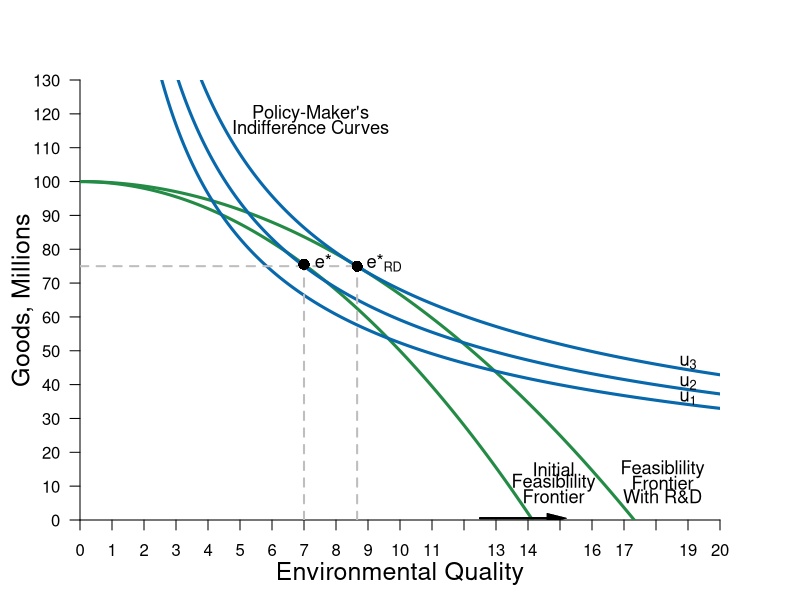

The R script that drew this image:
#Graph Designer: Simon Halliday
#Authors: Bowles, Foley and Halliday
#Title: Coordination, Conflict and Competition: A Text in Microeconomics

library(shape)
pdf(file = "/Users/rileyboeth/Library/Mobile Documents/com~apple~CloudDocs/bfh textbook - backup/figure3_12.pdf", width = 8, height = 8)

#Set parameters for graphics
axislabelsize <- 1.5
labelsize <- 1.1
graphlinewidth <- 3
segmentlinewidth <- 2

COL <- c("#7fc97f", "#beaed4", "#fdc086", "#ffff99", "#386cb0", "#f0027f", "#bf5b17", "#666666")
COLA <- c("#e0f3db", "#99d8c9","#66c2a4","#41ae76", "#238b45", "#005824")
COLB <- c("#4eb3d3", "#2b8cbe", "#0868ac","#084081")

#Edited the margins to cater for the larger LHS labels
par(mar =  c(4, 4, 4, 4))

#Feasibility frontier equation and new feasbility frontier equation with R&D

ppf <- function(x, y) {
  100-((x^2)/2)
}

ppf_rd <- function(x, y) {
  100-((x^2)/3)
}

#change alpha to .4

uFn <- function(x, y, alpha = 0.4){
  (x^alpha)*(y^(1-alpha))
}

#Add limits on axes and levels of utility for each indifference curve

ylims <- c(0, 130)
xlims <- c(0, 20)

npts <- 501 
x <- seq(xlims[1], xlims[2], length.out = npts)
y <- seq(ylims[1], ylims[2], length.out = npts) 

a <- c(27, 29.045, 31.616) #alpha = 0.4

plot(0, 0, xlim = xlims, ylim = ylims, type = "n",
     xlab = expression(paste("")),
     ylab = expression(paste("")), 
     xaxt = "n", 
     yaxt = "n", 
     cex.lab = axislabelsize, 
     bty = "n", 
     xaxs="i", 
     yaxs="i"
)

#x and y limits and ticks 

ticksx <- seq(from = 0, to = xlims[2], by = 1)
xlabels <- seq(from = 0, to = xlims[2], by = 1)
ticksy <- seq(from = 0, to = ylims[2], by = 10)
ylabels <- seq(from = 0, to = ylims[2], by = 10)

axis(1, at = ticksx, pos = 0, labels = xlabels)
axis(2, at = ticksy, pos = 0, labels = ylabels, las = 1)

npts <- 500 
xx1 <- seq(xlims[1], xlims[2], length.out = npts)
xx2 <- seq(0, xlims[2], length.out = npts)
xx3 <- seq(xlims[1], 0, length.out = npts)
xx4 <- seq(-11, 0, length.out = npts)


#Draw the feasibility frontiers
lines(xx1, ppf(xx1, y), col = COLA[5], lwd = graphlinewidth)
lines(xx1, ppf_rd(xx1, y), col = COLA[5], lwd = graphlinewidth)

#Label the feasibility frontier frontier
text(14.8, 15, expression("Initial"), cex = labelsize)
text(14.8, 11, expression("Feasiblility"), cex = labelsize)
text(14.8, 7, expression("Frontier"), cex = labelsize)
Arrows(12.5, 0.53, 14.9, 0.53, col = "black", lty = 1, lwd = 2, arr.type = "triangle", arr.lwd = 0.5)

#Label the feasibility frontier with R&D frontier
text(18.2, 15, expression("Feasiblility"), cex = labelsize)
text(18.2, 11, expression("Frontier"), cex = labelsize)
text(18.2, 7, expression("With R&D"), cex = labelsize)
Arrows(12.5, 0.53, 14.9, 0.53, col = "black", lty = 1, lwd = 2, arr.type = "triangle", arr.lwd = 0.5)

contour(x, y, 
        outer(x, y, uFn),
        drawlabels = FALSE,
        col = COLB[3],
        lwd = graphlinewidth,
        levels = a, 
        xaxs="i", 
        yaxs="i", 
        add = TRUE)

#Axis labels
mtext(expression(paste("Environmental Quality")), side = 1, line = 2.5, cex = axislabelsize)
text(-1.8, 0.5*ylims[2], expression(paste("Goods, Millions")), xpd = TRUE, cex = axislabelsize, srt = 90) 

#Label the indifference curves generally
text(7.2,120, expression("Policy-Maker's"), cex = labelsize)
text(7.2,116, expression("Indifference Curves"), cex = labelsize)

#Label the indifference curves and place labels properly
text(19, 36, expression(u[1]), cex = labelsize)
text(19, 40.5, expression(u[2]), cex = labelsize)
text(19, 46.5, expression(u[3]), cex = labelsize)

#Annotate max u point on feasibility with r&D frontier
text(9.5, ppf_rd(8.66)+1, expression(paste("e*"[RD])), cex = labelsize)
segments(8.66, 0, 8.66, ppf_rd(x = 8.66), lty = 2, col = "gray", lwd = segmentlinewidth)
segments(0, ppf_rd(x = 8.66), 8.66, ppf_rd(x = 8.66), lty = 2, col = "gray", lwd = segmentlinewidth)
points(8.66, ppf_rd(x = 8.66), pch = 16, col = "black", cex = 1.5)

#Annotate max u point on feasibility frontier
text(7.6, ppf(7)+1, expression(paste("e*")), cex = labelsize)
segments(7, 0, 7, ppf(x = 7), lty = 2, col = "gray", lwd = segmentlinewidth)
#segments(0, ppf(x = 7), 7, ppf(x = 7), lty = 2, col = "gray", lwd = segmentlinewidth)
points(7, ppf(x = 7), pch = 16, col = "black", cex = 1.5)

dev.off()
